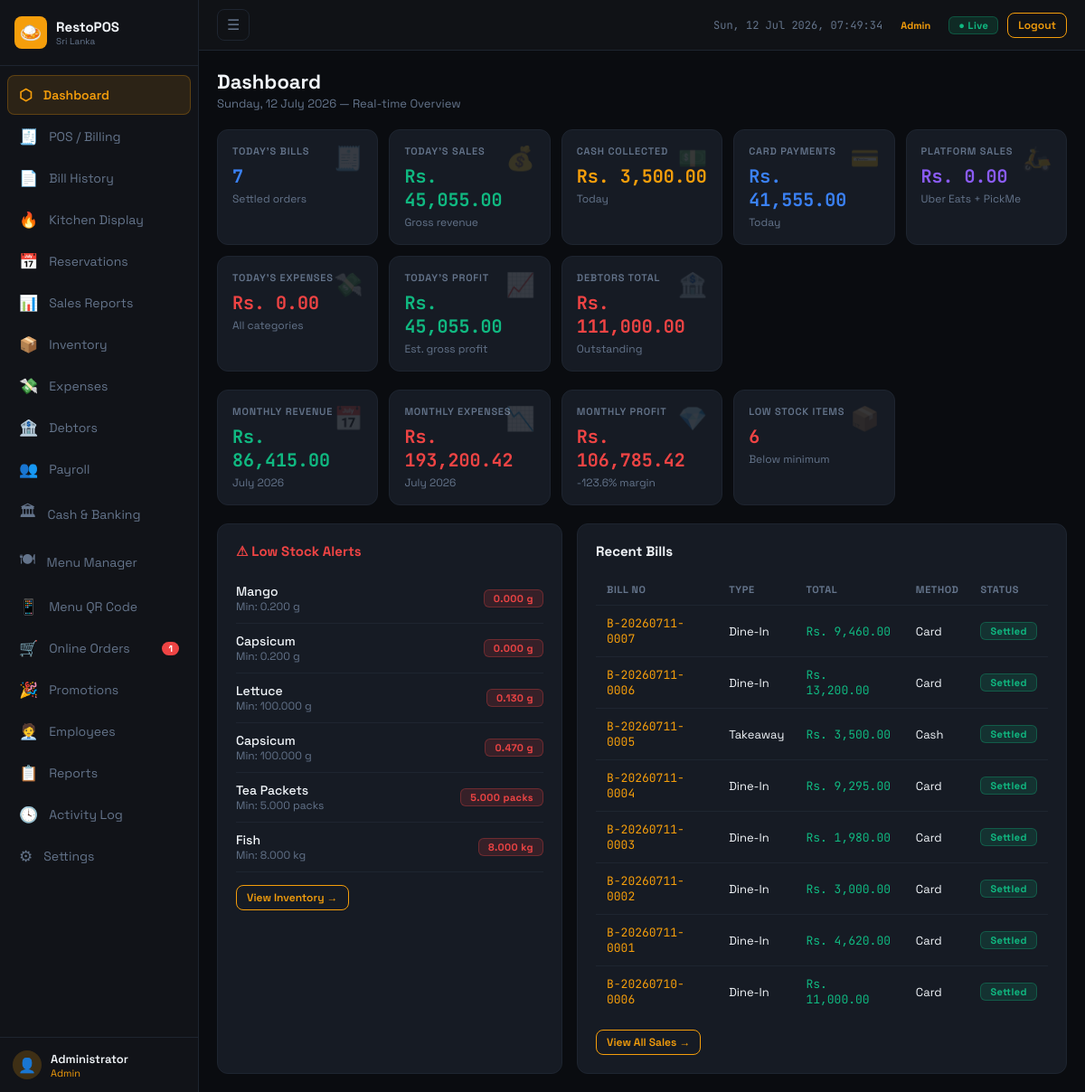
The page /restopos/modules/dashboard.php (signed in) on the database its author committed.
### tables this page shows
CREATE TABLE `inventory_items` (
  `id` int(11) NOT NULL,
  `category_id` int(11) DEFAULT NULL,
  `name` varchar(150) NOT NULL,
  `unit` varchar(20) DEFAULT 'kg',
  `qty` decimal(10,3) DEFAULT 0.000,
  `min_qty` decimal(10,3) DEFAULT 0.000,
  `unit_cost` decimal(10,2) DEFAULT 0.00,
  `active` tinyint(1) DEFAULT 1,
  `updated_at` timestamp NOT NULL DEFAULT current_timestamp() ON UPDATE current_timestamp()
);

CREATE TABLE `bills` (
  `id` int(11) NOT NULL,
  `bill_no` varchar(30) NOT NULL,
  `order_type` enum('Dine-In','Takeaway','Uber Eats','PickMe','Delivery') DEFAULT 'Dine-In',
  `table_no` varchar(10) DEFAULT NULL,
  `subtotal` decimal(10,2) DEFAULT 0.00,
  `service_charge` decimal(10,2) DEFAULT 0.00,
  `discount_pct` decimal(5,2) DEFAULT 0.00,
  `discount_amt` decimal(10,2) DEFAULT 0.00,
  `tax_amt` decimal(10,2) DEFAULT 0.00,
  `total` decimal(10,2) DEFAULT 0.00,
  `payment_method` varchar(50) DEFAULT 'Cash',
  `cash_given` decimal(10,2) DEFAULT 0.00,
  `change_amt` decimal(10,2) DEFAULT 0.00,
  `status` enum('settled','voided','pending') DEFAULT 'settled',
  `notes` text DEFAULT NULL,
  `created_by` int(11) DEFAULT NULL,
  `created_at` timestamp NOT NULL DEFAULT current_timestamp()
);

### restopos/includes/config.php (called while the page is built, shortened)
<?php
function fmt(float $n): string {
    return CURRENCY . ' ' . number_format($n, 2);
}

### restopos/modules/dashboard.php (the view, shortened to what this page needs)
<?php
require_once '../includes/config.php';
$db = getDB();
$todayBills = $db->query("SELECT COUNT(*) as cnt, COALESCE(SUM(total),0) as total FROM bills WHERE DATE(created_at)=CURDATE() AND status='settled'")->fetch();
$todayCash  = $db->query("SELECT COALESCE(SUM(total),0) as t FROM bills WHERE DATE(created_at)=CURDATE() AND status='settled' AND payment_method='Cash'")->fetch();
$todayCard  = $db->query("SELECT COALESCE(SUM(total),0) as t FROM bills WHERE DATE(created_at)=CURDATE() AND status='settled' AND payment_method='Card'")->fetch();
$todayPlat  = $db->query("SELECT COALESCE(SUM(total),0) as t FROM bills WHERE DATE(created_at)=CURDATE() AND status='settled' AND payment_method IN('Uber Eats','PickMe')")->fetch();
$todayExp   = $db->query("SELECT COALESCE(SUM(amount),0) as t FROM expenses WHERE expense_date=CURDATE()")->fetch();
$monthBills = $db->query("SELECT COALESCE(SUM(total),0) as t FROM bills WHERE MONTH(created_at)=MONTH(NOW()) AND YEAR(created_at)=YEAR(NOW()) AND status='settled'")->fetch();
$monthExp   = $db->query("SELECT COALESCE(SUM(amount),0) as t FROM expenses WHERE MONTH(expense_date)=MONTH(NOW()) AND YEAR(expense_date)=YEAR(NOW())")->fetch();
$debtorTotal = $db->query("SELECT COALESCE(SUM(outstanding),0) as t FROM debtors")->fetch();
$lowStock = $db->query("SELECT * FROM inventory_items WHERE qty <= min_qty ORDER BY qty ASC LIMIT 8")->fetchAll();
$recentBills = $db->query("SELECT b.*, u.name as cashier FROM bills b LEFT JOIN users u ON b.created_by=u.id ORDER BY b.created_at DESC LIMIT 8")->fetchAll();
$todayProfit = $todayBills['total'] - $todayExp['t'];
$monthProfit = $monthBills['t'] - $monthExp['t'];
include '../includes/header.php';
?>
<div class="page-header">
  <div>
    <div class="page-title">Dashboard</div>
    <div class="page-sub"><?= date('l, d F Y') ?> — Real-time Overview</div>
  </div>
</div>
<div class="stats-grid">
  <div class="stat-card"><span class="stat-icon">🧾</span><div class="stat-label">Today's Bills</div><div class="stat-value text-blue"><?= $todayBills['cnt'] ?></div><div class="stat-sub">Settled orders</div></div>
  <div class="stat-card"><span class="stat-icon">💰</span><div class="stat-label">Today's Sales</div><div class="stat-value text-green"><?= fmt($todayBills['total']) ?></div><div class="stat-sub">Gross revenue</div></div>
  <div class="stat-card"><span class="stat-icon">💵</span><div class="stat-label">Cash Collected</div><div class="stat-value text-accent"><?= fmt($todayCash['t']) ?></div><div class="stat-sub">Today</div></div>
  <div class="stat-card"><span class="stat-icon">💳</span><div class="stat-label">Card Payments</div><div class="stat-value text-blue"><?= fmt($todayCard['t']) ?></div><div class="stat-sub">Today</div></div>
  <div class="stat-card"><span class="stat-icon">🛵</span><div class="stat-label">Platform Sales</div><div class="stat-value" style="color:var(--purple)"><?= fmt($todayPlat['t']) ?></div><div class="stat-sub">Uber Eats + PickMe</div></div>
  <div class="stat-card"><span class="stat-icon">💸</span><div class="stat-label">Today's Expenses</div><div class="stat-value text-red"><?= fmt($todayExp['t']) ?></div><div class="stat-sub">All categories</div></div>
  <div class="stat-card"><span class="stat-icon">📈</span><div class="stat-label">Today's Profit</div><div class="stat-value <?= $todayProfit>=0?'text-green':'text-red' ?>"><?= fmt(abs($todayProfit)) ?></div><div class="stat-sub">Est. gross profit</div></div>
  <div class="stat-card"><span class="stat-icon">🏦</span><div class="stat-label">Debtors Total</div><div class="stat-value text-red"><?= fmt($debtorTotal['t']) ?></div><div class="stat-sub">Outstanding</div></div>
</div>
<div class="stats-grid mb-20">
  <div class="stat-card"><span class="stat-icon">📅</span><div class="stat-label">Monthly Revenue</div><div class="stat-value text-green"><?= fmt($monthBills['t']) ?></div><div class="stat-sub"><?= date('F Y') ?></div></div>
  <div class="stat-card"><span class="stat-icon">📉</span><div class="stat-label">Monthly Expenses</div><div class="stat-value text-red"><?= fmt($monthExp['t']) ?></div><div class="stat-sub"><?= date('F Y') ?></div></div>
  <div class="stat-card"><span class="stat-icon">💎</span><div class="stat-label">Monthly Profit</div><div class="stat-value <?= $monthProfit>=0?'text-green':'text-red' ?>"><?= fmt(abs($monthProfit)) ?></div><div class="stat-sub"><?= $monthBills['t']>0?round($monthProfit/$monthBills['t']*100,1).'% margin':'—' ?></div></div>
  <div class="stat-card"><span class="stat-icon">📦</span><div class="stat-label">Low Stock Items</div><div class="stat-value text-red"><?= count($lowStock) ?></div><div class="stat-sub">Below minimum</div></div>
</div>
<div class="grid-2">
  <div class="card">
    <div class="card-title" style="color:var(--red)">⚠ Low Stock Alerts</div>
    <?php if (empty($lowStock)): ?>
      <div class="text-muted fs-13">All inventory items are adequately stocked.</div>
    <?php else: foreach ($lowStock as $i): ?>
      <div class="flex-between" style="padding:10px 0;border-bottom:1px solid var(--border)">
        <div>
          <div style="font-weight:500;font-size:14px"><?= htmlspecialchars($i['name']) ?></div>
          <div class="fs-12 text-muted">Min: <?= $i['min_qty'] ?> <?= $i['unit'] ?></div>
        </div>
        <span class="badge badge-red"><?= $i['qty'] ?> <?= $i['unit'] ?></span>
      </div>
    <?php endforeach; endif; ?>
    <a href="inventory.php" class="btn btn-sm btn-outline" style="margin-top:14px">View Inventory →</a>
  </div>
  <div class="card">
    <div class="card-title">Recent Bills</div>
    <div class="table-wrap">
      <table class="data-table">
        <thead><tr><th>Bill No</th><th>Type</th><th>Total</th><th>Method</th><th>Status</th></tr></thead>
        <tbody>
        <?php foreach ($recentBills as $b): ?>
          <tr>
            <td class="mono text-accent"><?= htmlspecialchars($b['bill_no']) ?></td>
            <td><?= $b['order_type'] ?></td>
            <td class="mono text-green"><?= fmt($b['total']) ?></td>
            <td><?= $b['payment_method'] ?></td>
            <td><span class="badge <?= $b['status']==='settled'?'badge-green':($b['status']==='voided'?'badge-red':'badge-accent') ?>"><?= ucfirst($b['status']) ?></span></td>
          </tr>
        <?php endforeach; ?>
        </tbody>
      </table>
    </div>
    <a href="sales.php" class="btn btn-sm btn-outline" style="margin-top:14px">View All Sales →</a>
  </div>
</div>
<?php include '../includes/footer.php'; ?>

### restopos/assets/css/style.css (style rules this page uses)
:root { --bg: #0a0c10; --surface: #111318; --card: #161b24; --border: #1e2530; --accent: #f59e0b; --accent2: #92400e; --green: #10b981; --red: #ef4444; --blue: #3b82f6; --purple: #8b5cf6; --text: #f1f5f9; --muted: #64748b; --sidebar-w:220px; }
*,*::before,*::after { box-sizing:border-box; margin:0; padding:0; }
html { font-size:15px; }
body { font-family:'Space Grotesk',sans-serif; background:var(--bg); color:var(--text); min-height:100vh; }
a { text-decoration:none; color:inherit; }
.page-header { display:flex; justify-content:space-between; align-items:center; margin-bottom:20px; flex-wrap:wrap; gap:10px; }
.page-title { font-size:22px; font-weight:700; }
.page-sub { font-size:13px; color:var(--muted); margin-top:2px; }
.card { background:var(--card); border:1px solid var(--border); border-radius:12px; padding:20px; }
.card-title { font-weight:700; font-size:15px; margin-bottom:16px; }
.stats-grid { display:grid; grid-template-columns:repeat(auto-fill,minmax(160px,1fr)); gap:12px; margin-bottom:20px; }
.stat-card { background:var(--card); border:1px solid var(--border); border-radius:12px; padding:16px; position:relative; overflow:hidden; }
.stat-icon { position:absolute; top:14px; right:16px; font-size:26px; opacity:.14; }
.stat-label { font-size:11px; color:var(--muted); font-weight:600; letter-spacing:.8px; text-transform:uppercase; margin-bottom:8px; }
.stat-value { font-size:20px; font-weight:700; font-family:'JetBrains Mono',monospace; }
.stat-sub { font-size:12px; color:var(--muted); margin-top:4px; }
.grid-2 { display:grid; grid-template-columns:1fr 1fr; gap:16px; }
.btn { display:inline-flex; align-items:center; gap:6px; padding:8px 16px; border-radius:8px; font-size:14px; font-weight:600; border:1px solid var(--accent); background:var(--accent); color:#0a0c10; cursor:pointer; transition:all .15s; white-space:nowrap; }
.btn-sm { padding:5px 11px; font-size:12px; }
.btn-outline { background:transparent; color:var(--accent); }
.badge { display:inline-block; padding:2px 10px; border-radius:6px; font-size:11px; font-weight:700; letter-spacing:.4px; }
.badge-green { background:rgba(16,185,129,.15); color:var(--green); border:1px solid rgba(16,185,129,.3); }
.badge-red { background:rgba(239,68,68,.15); color:var(--red); border:1px solid rgba(239,68,68,.3); }
.table-wrap { overflow-x:auto; -webkit-overflow-scrolling:touch; }
table.data-table { width:100%; border-collapse:collapse; min-width:500px; }
table.data-table th { padding:10px 12px; text-align:left; font-size:11px; color:var(--muted); font-weight:700; text-transform:uppercase; letter-spacing:.6px; border-bottom:1px solid var(--border); white-space:nowrap; }
table.data-table td { padding:11px 12px; border-bottom:1px solid var(--border); font-size:13px; vertical-align:middle; }
table.data-table tr:last-child td { border-bottom:none; }
.mono { font-family:'JetBrains Mono',monospace; }
.text-green { color:var(--green); }
.text-red { color:var(--red); }
.text-accent { color:var(--accent); }
.text-muted { color:var(--muted); }
.text-blue { color:var(--blue); }
.flex-between { display:flex; justify-content:space-between; align-items:center; }
.mb-20 { margin-bottom:20px; }
.fs-12 { font-size:12px; }

### rows shown on the page
inventory_items: name "Mango", min_qty "0.200", unit "g", qty "0.000"
inventory_items: name "Capsicum", min_qty "0.200", unit "g", qty "0.000"
inventory_items: name "Lettuce", min_qty "100.000", unit "g", qty "0.130"
inventory_items: name "Capsicum", min_qty "100.000", unit "g", qty "0.470"
inventory_items: name "Tea Packets", min_qty "5.000", unit "packs", qty "5.000"
inventory_items: name "Fish", min_qty "8.000", unit "kg", qty "8.000"
bills: bill_no "B-20260711-0007", order_type "Dine-In", total "Rs. 9,460.00", payment_method "Card", status "Settled"
bills: bill_no "B-20260711-0006", order_type "Dine-In", total "Rs. 13,200.00", payment_method "Card", status "Settled"
bills: bill_no "B-20260711-0005", order_type "Takeaway", total "Rs. 3,500.00", payment_method "Cash", status "Settled"
bills: bill_no "B-20260711-0004", order_type "Dine-In", total "Rs. 9,295.00", payment_method "Card", status "Settled"
bills: bill_no "B-20260711-0003", order_type "Dine-In", total "Rs. 1,980.00", payment_method "Card", status "Settled"
bills: bill_no "B-20260711-0002", order_type "Dine-In", total "Rs. 3,000.00", payment_method "Card", status "Settled"
bills: bill_no "B-20260711-0001", order_type "Dine-In", total "Rs. 4,620.00", payment_method "Card", status "Settled"
bills: bill_no "B-20260710-0006", order_type "Dine-In", total "Rs. 11,000.00", payment_method "Card", status "Settled"

### other values the page prints
$nav['icon'] "⬡"
$nav['label'] "Dashboard"
$nav['icon'] "🧾"
$nav['label'] "POS / Billing"
$nav['icon'] "📄"
$nav['label'] "Bill History"
$nav['icon'] "🔥"
$nav['label'] "Kitchen Display"
$nav['icon'] "📅"
$nav['label'] "Reservations"
$nav['icon'] "📊"
$nav['label'] "Sales Reports"
$nav['icon'] "📦"
$nav['label'] "Inventory"
$nav['icon'] "💸"
